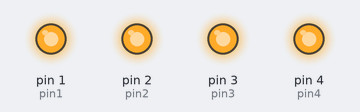
This sketch was run on a simulated Arduino Uno, built with avr-gcc and run on an emulated ATmega328P. Parts: output pins drawn as LEDs (lit = HIGH).

Above: at 0.1 s.
Timing chart, 0 to 1.6 s (numbered marks = the images above):
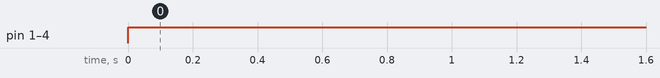

The sketch:

_88_logicCounter_PaulMcWhorter_4bits_00.ino
```cpp
// (licence header left out)
                            // Declaring pin's variables
int pin1=1;
int pin2=2;
int pin3=3;
int pin4=4;

void setup() {
                            // Setting all pins as output
pinMode(pin1, OUTPUT);
pinMode(pin2, OUTPUT);
pinMode(pin3, OUTPUT);
pinMode(pin4, OUTPUT);
}

void loop() {
                            // Run it all all (LEDs are on forever - Test Purpose)
  digitalWrite(pin1, HIGH);
  digitalWrite(pin2, HIGH);
  digitalWrite(pin3, HIGH);
  digitalWrite(pin4, HIGH);

}
```

Measured:
- by itself, pin 1 (pin1), pin 2 (pin2), pin 3 (pin3), pin 4 (pin4): LOW → HIGH at 0.00 s
